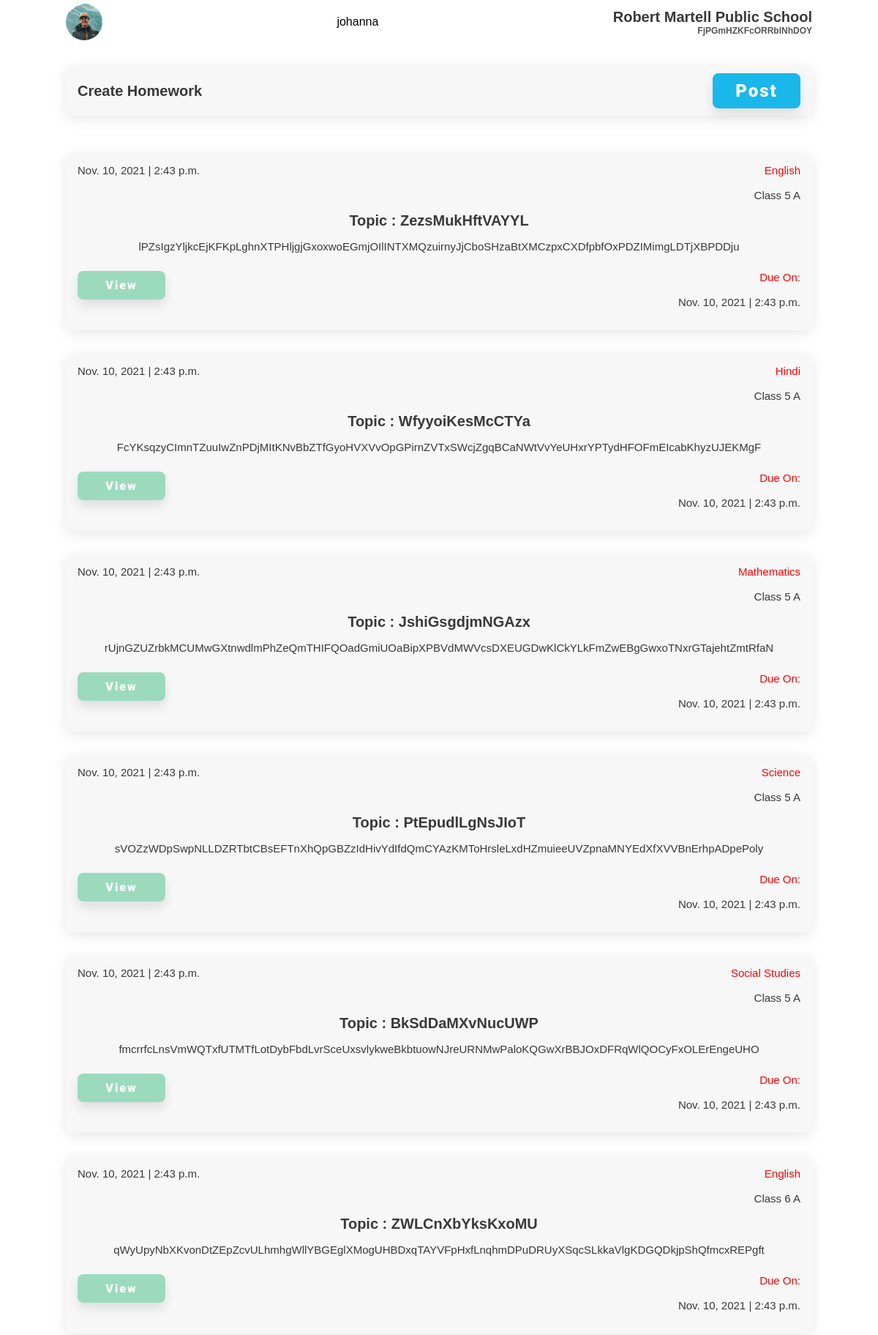
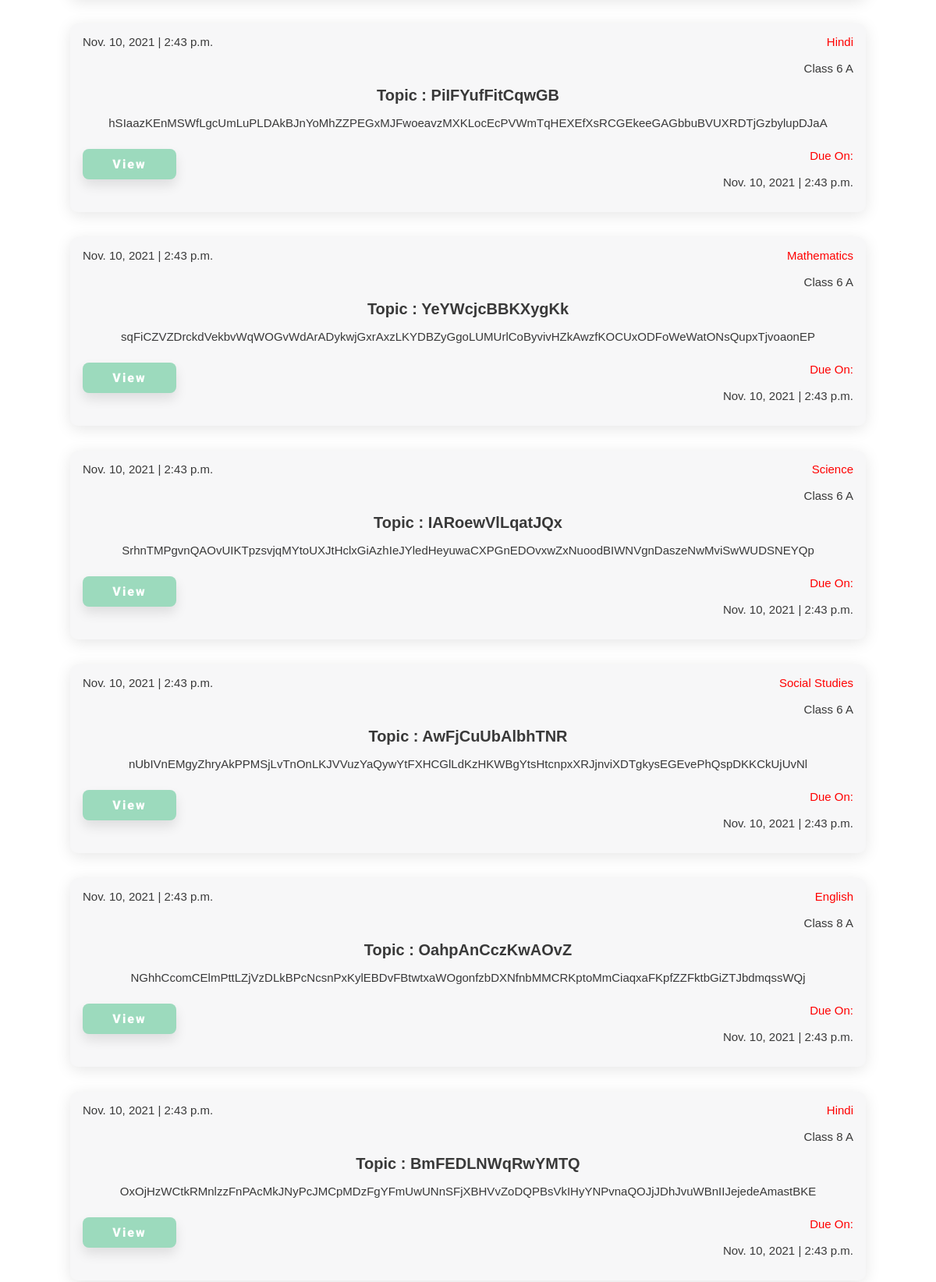
The page /homework/teacher/ (signed in, upper part) on the database its author committed (2 pictures, top to bottom).
### superadmin/models.py (models this page shows)
class school(models.Model):
    school = models.CharField(max_length=200, default='', blank=False, null=False)
    address = models.CharField(max_length=200)
    city = models.CharField(max_length=100)
    pin = models.IntegerField()
    state = models.CharField(max_length=50)
    country = models.CharField(max_length=50)
    regno = models.CharField(max_length=100)

### homework/models.py (models this page shows)
class Student_Homework(models.Model):
    subject = models.ForeignKey(subject, on_delete=models.CASCADE)
    homework = models.ForeignKey(Homework, on_delete=models.CASCADE)
    Class = models.ForeignKey(classSection, on_delete=models.CASCADE)

class Homework(models.Model):
    topic = models.CharField(max_length=200)
    desc = models.CharField(max_length=2000)
    due_date = models.DateTimeField()
    date = models.DateTimeField(auto_now=True)

### teacher/models.py (models this page shows)
class subject(models.Model):
    subject = models.CharField(max_length=50)
    Class = models.ForeignKey(classSection, on_delete=models.PROTECT)
    teacher = models.ForeignKey(teacher, on_delete=models.PROTECT)

class classSection(models.Model):
    Class = models.IntegerField()
    section = models.CharField(max_length=50)
    teacher = models.OneToOneField(teacher, on_delete=models.PROTECT)

### homework/views.py (the view)
# urls.py: path('teacher/', views.homeworkTeacher, name='homeworkTeacher'),
def homeworkTeacher(request):
    t = teacher.objects.get(user = request.user)
    school = t.school
    subjects = subject.objects.filter(teacher = teacher.objects.get(user = request.user))
    classes = []
    for sub in subjects:
        classes.append(sub.Class)
    homeworks = []
    for Class in classes:
        student_homework = Student_Homework.objects.filter(Class = Class)
        for hw in student_homework:
            homeworks.append(hw)
    return render(request, 'homeworkTeacher.html', {'homeworks': homeworks, 'school': school})

### templates/teacher/homeworkteacher.html
{% extends 'attendance.html' %}
{% load static %}
{% block extra-head %}
    <link rel="stylesheet" href="{% static '/css/style.css' %}" />
    <link rel="stylesheet" href="{% static '/css/attendance.css' %}" />
    <link rel="stylesheet" href="{% static '/css/notice.css' %}" />
{% endblock extra-head %}
{% block content %}
    <section id="main">
    <section id="start-att">
        <div class="component-back">
          <div>
            <h2>Create Homework</h2>
          </div>
          <a href="{% url 'homework:createHomework' %}"
            ><button class="btn btn-lg">Post</button></a
          >
        </div>
      </section>
      <section id="home-menu">
        <div class="home-menu">
          {% for homework in homeworks %}
          <div class="menu-list notice-list">
            <div class="notice-list-info">
              <p>{{ homework.homework.date.date }} | {{ homework.homework.date.time }}</p>
              <p>
                <span>{{ homework.subject.subject }} </span><br />
                <span>Class {{ homework.Class.Class }} {% if homework.Class.section %}{{ homework.Class.section }}{% endif %}</span>
              </p>
            </div>
            <h2>Topic : {{ homework.homework.topic }}</h2>
            <p>
              {{ homework.homework.desc }}
            </p>
            <div class="duedate-submit-btn">
              <a href = "{% url 'homework:homeworkList' homework.homework.id %}"><button class="btn btn-green">View</button></a>
              <p><span>Due On: </span><br /><span>{{ homework.homework.due_date.date }} | {{ homework.homework.due_date.time }}</span></p>
            </div>
          </div>
          {% endfor %}
        </div>
      </section>
    </section>
{% endblock content %}

### templates/teacher/home.html (shortened to what this page needs)
{% load static %}
<!DOCTYPE html>
<html lang="en">
  {% block head %}
  <head>
    <link
      rel="stylesheet"
      href="https://cdnjs.cloudflare.com/ajax/libs/font-awesome/6.0.0-beta2/css/all.min.css"
    />
    <link rel="stylesheet" href="{% static 'css/style.css' %}" />
    {% block extra-head %}{% endblock extra-head %}
  </head>
  {% endblock head %}
  <body>
    <section id="main">
      {% block nav %}
      <section id="nav">
        <nav class="top-navbar">
          <div class="profile-picture">
            <img src="{% static '/img/profile.jpg' %}" />
          </div>
          {{ user.username }}
          <div class="school-name">
            <h2>{{ school.school }}</h2>
            <h5 class="faded">{{ school.address }}</h5>
          </div>
        </nav>
      </section>
    {% endblock nav %}
{% block content %}{% endblock content %}
    </section>
  </body>
</html>

### static/css/style.css (style rules this page uses)
:root { --dark-green: #1ab7ea; --light-green: #9cdabd; --dark-red: #fb3f4a; --light-red: #fb878e; --light-red: #2196f3; --light-grey: #f7f7f8; --dark-grey: #e7e7e8; --dark: #393939; --faded: #555555; --center-width: 85%; }
* { box-sizing: border-box; margin: 0; padding: 0; }
body { font-family: "Arial", sans-serif; -webkit-font-smoothing: antialiased; }
a { text-decoration: none; }
* { margin: 0; padding: 0; }
#main { margin: auto; margin-bottom: 60px; width: 100%; background-color: #fff; }
#nav { margin-bottom: 30px; }
.top-navbar { margin: auto; display: flex; justify-content: space-between; align-items: center; align-content: center; height: 60px; width: var(--center-width); }
.profile-picture { height: 50px; width: 50px; }
.profile-picture img { height: 100%; width: 100%; border-radius: 50px; object-fit: cover; }
.school-name { display: flex; flex-direction: column; align-items: flex-end; }
.home-menu, .goto { margin: 35px auto 0; width: var(--center-width); display: flex; flex-direction: column; justify-content: space-between; }
.menu-list, .component-back { background-color: var(--light-grey); border-radius: 10px; display: flex; justify-content: space-between; align-items: center; margin: 1em 0; padding: 10px 16px; transition: all 0.5s ease 0s; box-shadow: 0px 4px 20px rgba(0, 0, 0, 0.1); }
.btn { display: inline-block; background: var(--dark-green); color: #fff; padding: 10px 15px; min-width: 120px; font-size: 1rem; text-align: center; border: none; cursor: pointer; outline: none; box-shadow: 0px 8px 15px rgba(0, 0, 0, 0.1); transition: all 0.3s ease 0s; border-radius: 8px; letter-spacing: 2px; font-family: "Roboto", sans-serif; font-weight: 900; }
.btn-lg { font-size: 1.5rem; }
.btn-green { background-color: var(--light-green); }
p { color: var(--dark); font-size: 15px; font-weight: 300; }
h2 { color: var(--dark); text-transform: capitalize; font-size: 20px; font-weight: 600; }
h5 { color: var(--dark); font-size: 12px; font-weight: 600; }
.faded { color: var(--faded); }

### static/css/attendance.css (style rules this page uses)
#start-att { width: 85%; margin: auto; }

### static/css/notice.css (style rules this page uses)
.notice-list { flex-direction: column; }
.notice-list > * { margin: 5px 0px; }
.notice-list h2 { margin: 10px 0; }
.notice-list-info { width: 100%; display: flex; justify-content: space-between; }
.notice-list-info > p:nth-child(2) { display: flex; flex-direction: column; align-items: end; }
.notice-list-info > p > span:nth-child(1), .duedate-submit-btn > p > span:nth-child(1) { color: red; }
.duedate-submit-btn { display: flex; width: 100%; justify-content: space-between; margin: 20px 0; }
.duedate-submit-btn > p:nth-child(2) { display: flex; flex-direction: column; align-items: end; }

### rows shown on the page
school: school "Robert Martell Public School", address "FjPGmHZKFcORRblNhDOY"
Student_Homework: homework "Nov. 10, 2021", homework.date.time "2:43 p.m.", subject.subject "English", Class.Class "5", Class.section "A", homework.topic "ZezsMukHftVAYYL", homework.desc "lPZsIgzYljkcEjKFKpLghnXTPHljgjGxoxwoEGmjOIlINTXMQzuirnyJjCboSHzaBtXMCzpxCXDfpbfOxPDZIMimgLDTjXBPDDju", homework.due_date "Nov. 10, 2021", homework.due_date.time "2:43 p.m."
Student_Homework: homework "Nov. 10, 2021", homework.date.time "2:43 p.m.", subject.subject "Hindi", Class.Class "5", Class.section "A", homework.topic "WfyyoiKesMcCTYa", homework.desc "FcYKsqzyCImnTZuuIwZnPDjMItKNvBbZTfGyoHVXVvOpGPirnZVTxSWcjZgqBCaNWtVvYeUHxrYPTydHFOFmEIcabKhyzUJEKMgF", homework.due_date "Nov. 10, 2021", homework.due_date.time "2:43 p.m."
Student_Homework: homework "Nov. 10, 2021", homework.date.time "2:43 p.m.", subject.subject "Mathematics", Class.Class "5", Class.section "A", homework.topic "JshiGsgdjmNGAzx", homework.desc "rUjnGZUZrbkMCUMwGXtnwdlmPhZeQmTHIFQOadGmiUOaBipXPBVdMWVcsDXEUGDwKlCkYLkFmZwEBgGwxoTNxrGTajehtZmtRfaN", homework.due_date "Nov. 10, 2021", homework.due_date.time "2:43 p.m."
Student_Homework: homework "Nov. 10, 2021", homework.date.time "2:43 p.m.", subject.subject "Science", Class.Class "5", Class.section "A", homework.topic "PtEpudlLgNsJIoT", homework.desc "sVOZzWDpSwpNLLDZRTbtCBsEFTnXhQpGBZzIdHivYdIfdQmCYAzKMToHrsleLxdHZmuieeUVZpnaMNYEdXfXVVBnErhpADpePoly", homework.due_date "Nov. 10, 2021", homework.due_date.time "2:43 p.m."
Student_Homework: homework "Nov. 10, 2021", homework.date.time "2:43 p.m.", subject.subject "Social Studies", Class.Class "5", Class.section "A", homework.topic "BkSdDaMXvNucUWP", homework.desc "fmcrrfcLnsVmWQTxfUTMTfLotDybFbdLvrSceUxsvlykweBkbtuowNJreURNMwPaloKQGwXrBBJOxDFRqWlQOCyFxOLErEngeUHO", homework.due_date "Nov. 10, 2021", homework.due_date.time "2:43 p.m."
Student_Homework: homework "Nov. 10, 2021", homework.date.time "2:43 p.m.", subject.subject "English", Class.Class "6", Class.section "A", homework.topic "ZWLCnXbYksKxoMU", homework.desc "qWyUpyNbXKvonDtZEpZcvULhmhgWllYBGEglXMogUHBDxqTAYVFpHxfLnqhmDPuDRUyXSqcSLkkaVlgKDGQDkjpShQfmcxREPgft", homework.due_date "Nov. 10, 2021", homework.due_date.time "2:43 p.m."
Student_Homework: homework "Nov. 10, 2021", homework.date.time "2:43 p.m.", subject.subject "Hindi", Class.Class "6", Class.section "A", homework.topic "PiIFYufFitCqwGB", homework.desc "hSIaazKEnMSWfLgcUmLuPLDAkBJnYoMhZZPEGxMJFwoeavzMXKLocEcPVWmTqHEXEfXsRCGEkeeGAGbbuBVUXRDTjGzbylupDJaA", homework.due_date "Nov. 10, 2021", homework.due_date.time "2:43 p.m."
Student_Homework: homework "Nov. 10, 2021", homework.date.time "2:43 p.m.", subject.subject "Mathematics", Class.Class "6", Class.section "A", homework.topic "YeYWcjcBBKXygKk", homework.desc "sqFiCZVZDrckdVekbvWqWOGvWdArADykwjGxrAxzLKYDBZyGgoLUMUrlCoByvivHZkAwzfKOCUxODFoWeWatONsQupxTjvoaonEP", homework.due_date "Nov. 10, 2021", homework.due_date.time "2:43 p.m."
Student_Homework: homework "Nov. 10, 2021", homework.date.time "2:43 p.m.", subject.subject "Science", Class.Class "6", Class.section "A", homework.topic "IARoewVlLqatJQx", homework.desc "SrhnTMPgvnQAOvUIKTpzsvjqMYtoUXJtHclxGiAzhIeJYledHeyuwaCXPGnEDOvxwZxNuoodBIWNVgnDaszeNwMviSwWUDSNEYQp", homework.due_date "Nov. 10, 2021", homework.due_date.time "2:43 p.m."
Student_Homework: homework "Nov. 10, 2021", homework.date.time "2:43 p.m.", subject.subject "Social Studies", Class.Class "6", Class.section "A", homework.topic "AwFjCuUbAlbhTNR", homework.desc "nUbIVnEMgyZhryAkPPMSjLvTnOnLKJVVuzYaQywYtFXHCGlLdKzHKWBgYtsHtcnpxXRJjnviXDTgkysEGEvePhQspDKKCkUjUvNl", homework.due_date "Nov. 10, 2021", homework.due_date.time "2:43 p.m."
Student_Homework: homework "Nov. 10, 2021", homework.date.time "2:43 p.m.", subject.subject "English", Class.Class "8", Class.section "A", homework.topic "OahpAnCczKwAOvZ", homework.desc "NGhhCcomCElmPttLZjVzDLkBPcNcsnPxKylEBDvFBtwtxaWOgonfzbDXNfnbMMCRKptoMmCiaqxaFKpfZZFktbGiZTJbdmqssWQj", homework.due_date "Nov. 10, 2021", homework.due_date.time "2:43 p.m."
Student_Homework: homework "Nov. 10, 2021", homework.date.time "2:43 p.m.", subject.subject "Hindi", Class.Class "8", Class.section "A", homework.topic "BmFEDLNWqRwYMTQ", homework.desc "OxOjHzWCtkRMnlzzFnPAcMkJNyPcJMCpMDzFgYFmUwUNnSFjXBHVvZoDQPBsVkIHyYNPvnaQOJjJDhJvuWBnIIJejedeAmastBKE", homework.due_date "Nov. 10, 2021", homework.due_date.time "2:43 p.m."

### other values the page prints
{{ user.username }} "johanna"
